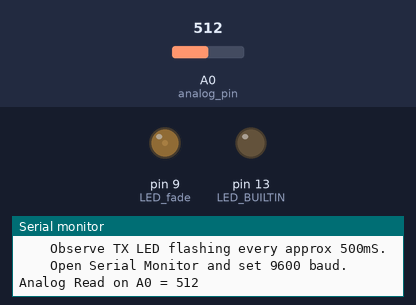
Bench run of a sketch on a simulated Arduino Mega 2560, built with avr-gcc and run on an emulated ATmega2560. Shown: output pins drawn as LEDs (lit = HIGH), the last lines printed to the serial monitor. Inputs (shaded band) come from the test bench; at power-on: A0 (analog_pin) = 512.

Above: at 2.74 s.
At 5.0 s:
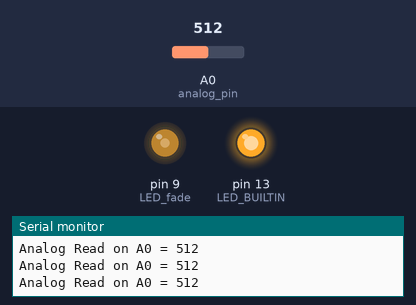
At 19.9 s:
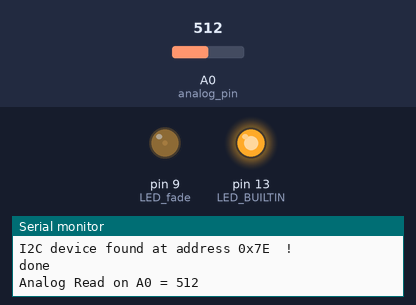
At 35.0 s:
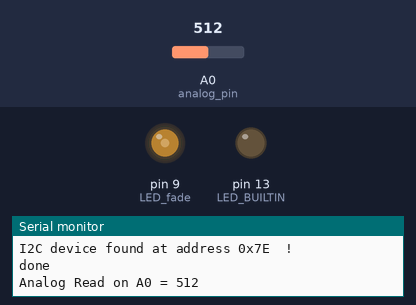
Timing chart, 0 to 40.0 s (numbered marks = the images above):
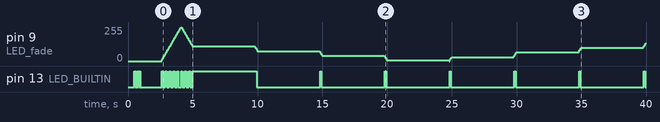

Measured:
- by itself, pin 13 (LED_BUILTIN): goes 4 × (LOW 0.05 s, HIGH 0.05 s), LOW 1.6 s, 8 × (HIGH 0.10 s, LOW 0.20 s), HIGH 4.9 s, 6 × (LOW 4.9 s, HIGH 0.10 s), then LOW

The sketch:

Mega_2560_R3plus_Getting_Started.ino
```cpp
// Mega 2560 R3 Get Started - Testing sketch default install
// Last Update: August 21, 2026
// Sketch version: v1.0
//
// Use this sketch to test various features quickly. The features are:
// 1) Onboard LED blinking
// 2) Reset makes onboard LED blink in fast pattern of 4 blinks.
// 3) I2C scanner
//    - Plug an I2C device into either the 5V or 3.3V I2C bus, or the QWIIC connector and the device addresses are scanned and printed.
// 4) Fade LED on pin 9
//    - LED + Resistor from pin 9 to GND shows LED fading in and out. Ensure a resistor is put in series!
// 5) Analog read on pin A0
//    - Reads the value on A0 pin. Insert wire between A0 and 5V and 1023 is printed. Insert wire between A0 and GND and 0 is printed. Use a pot to change the A0 value from 0 to 1023.

#include <Wire.h>

const unsigned long LED_on_time  = 100; // Onboard LED ON time
const unsigned long LED_off_time = 200; // Onboard LED OFF time
int flag_LED = 0;
unsigned long LEDMillis = 0.0;

const unsigned long I2C_scanner_time = 5000; // Repeat I2C scan every 5000mS
unsigned long I2C_scannerMillis = 0.0;

int LED_fade = 9;
int brightness = 0;
int fadeAmount = 5;
const unsigned long fade_time = 30; // Fade brightness change every 30mS
unsigned long fadeMillis = 0.0;

int analog_pin = A0;
const unsigned long analog_time = 1000; // Read Analog pin every 1000mS
unsigned long analogMillis = 0.0;
int sensorValue;


void setup() {
  Wire.begin();
  Serial.begin(9600);

  pinMode(LED_BUILTIN, OUTPUT);
  pinMode(LED_fade, OUTPUT);

  // Blink at reset
  delay(500);
  blinkReset(LED_BUILTIN, 4, 50, 50);
  delay(500);

  // Print instructions
  Serial.println("");
  Serial.println("Getting Started Default Sketch");
  Serial.println("- To test onboard LED.");
  Serial.println("    Observe onboard LED flash 100mS ON and 200mS OFF.");
  Serial.println("    Can also test Pin 13 (LED_BUILTIN) by connecting LED plus resistor from Pin 13 to GND. Flashing pattern should be the same as onboard LED.");
  Serial.println("- To test Reset(RST).");
  Serial.println("    Press reset and observe onboard LED blinking pattern.");
  Serial.println("    Should be some flashes (not coded by this test sketch), 500mS delay, four quick flashes (coded by this test sketch), 500mS delay, then start normal run loop().");
  Serial.println("- To test LED fade.");
  Serial.println("    Connect LED to Pin 9 (high voltage) and a resistor. Resistor to GND.");
  Serial.println("    Make sure polarity of LED is correct (flat side is towards GND).");
  Serial.println("- To test analog read.");
  Serial.println("    Connect wire to pin A0, observe Serial printout.");
  Serial.println("    Connect other end of wire to 5V, Serial printout should read 1023.");
  Serial.println("    Connect other end of wire to GND, Serial printout should read 0.");
  Serial.println("    Connect pot with A0 in middle, Serial printout should read between 0 and 1023.");
  Serial.println("- To test Serial Print.");
  Serial.println("    Observe TX LED flashing every approx 500mS.");
  Serial.println("    Open Serial Monitor and set 9600 baud.");
  Serial.println("");
}

void loop() {

  // Loops for onboard LED
  if (((millis() - LEDMillis) >= LED_on_time) && (flag_LED == 0)){
    flag_LED = 1;
    digitalWrite(LED_BUILTIN, LOW); // Turn OFF
  } else if (((millis() - LEDMillis) >= (LED_on_time + LED_off_time)) && (flag_LED == 1)){
    flag_LED = 0;
    digitalWrite(LED_BUILTIN, HIGH); // Turn ON
    LEDMillis = millis();
  }


  // I2C scanner
  if ((millis() - I2C_scannerMillis) >= I2C_scanner_time){
    I2C_scannerMillis = millis();
    I2Cscanner();
  }


  // Fading LED
  if ((millis() - fadeMillis) >= fade_time){
    fadeMillis = millis();
    analogWrite(LED_fade, brightness);

    brightness = brightness + fadeAmount;

    if (brightness <= 0 || brightness >= 255) {
      fadeAmount = -fadeAmount;
    }
  }


  // Read Analog
  if ((millis() - analogMillis) >= analog_time){
    analogMillis = millis();
    sensorValue = analogRead(analog_pin);
    Serial.print("Analog Read on A0 = ");
    Serial.println(sensorValue);
  }


}

void I2Cscanner(){
  int nDevices = 0;

  Serial.println("");
  Serial.println("Scanning...");

  for (byte address = 1; address < 127; ++address) {
    // The i2c_scanner uses the return value of
    // the Wire.endTransmission to see if
    // a device did acknowledge to the address.
    Wire.beginTransmission(address);
    byte error = Wire.endTransmission();

    if (error == 0) {
      Serial.print("I2C device found at address 0x");
      if (address < 16) {
        Serial.print("0");
      }
      Serial.print(address, HEX);
      Serial.println("  !");

      ++nDevices;
    } else if (error == 4) {
      Serial.print("Unknown error at address 0x");
      if (address < 16) {
        Serial.print("0");
      }
      Serial.println(address, HEX);
    }
  }
  if (nDevices == 0) {
    Serial.println("No I2C devices found\n");
  } else {
    Serial.println("done\n");
  }
 // delay(5000); // Wait 5 seconds for next scan
}


void blinkReset(int LED, int number_of_blink, int time_on_blink, int time_off_blink) {
  int blink_counter = 0;

  while (blink_counter <= number_of_blink) {
		digitalWrite(LED, HIGH);
		delay(time_on_blink);
		digitalWrite(LED, LOW);
		delay(time_off_blink);

		blink_counter = blink_counter + 1;
	}
}
```
